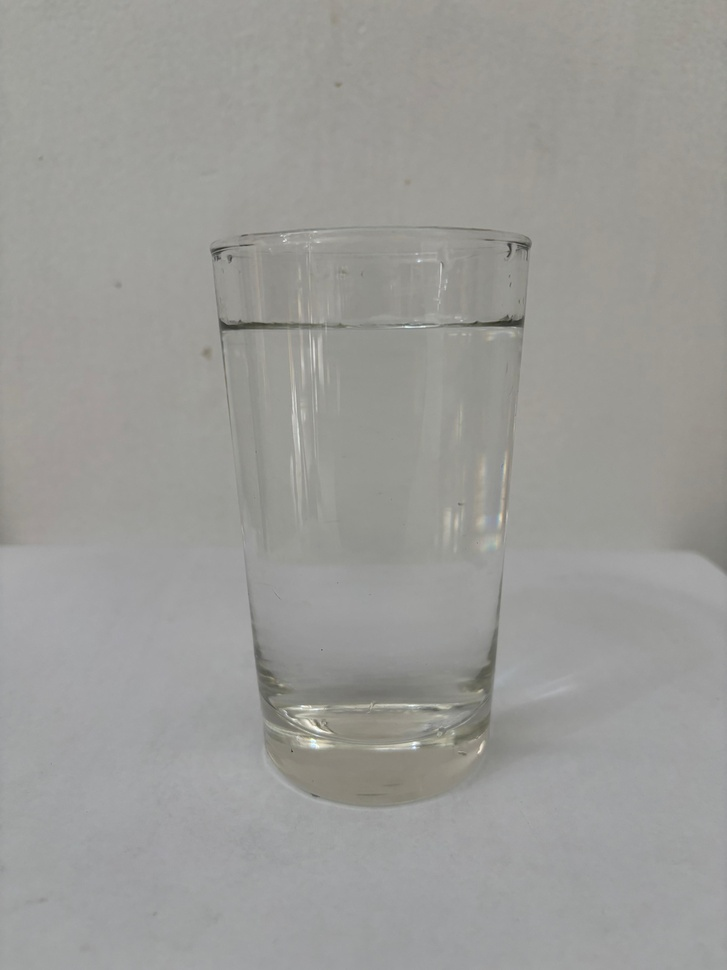
#> input picture turbidity_GUI_project/test_images/0 NTU 1.jpg, 727 x 970 px, shrunk from 3120 x 4160 before the run
$ python -i noise_utils.py   (imports and definitions only)
#> lines starting #> are read from the running program, lines starting #| are printed output that depends on the picture; after the words box and inside, x2 and y2 are one past the last pixel; in counts of white or black regions, pixels touching at a corner belong together
import cv2
import numpy as np

def detect_watermark(gray):
    _, mask = cv2.threshold(gray, 240, 255, cv2.THRESH_BINARY)
    coverage = np.sum(mask > 0) / (mask.shape[0] * mask.shape[1])
    return coverage > 0.01, mask  # Apply only if more than 1% of image has watermark

def remove_watermark_if_needed(image):
    gray = cv2.cvtColor(image, cv2.COLOR_BGR2GRAY)
    has_watermark, mask = detect_watermark(gray)
    if has_watermark:
        return cv2.inpaint(image, mask, 3, cv2.INPAINT_TELEA), True
    return image, False

def detect_salt_pepper_noise(gray):
    # Count extreme pixels
    total_pixels = gray.size
    black_pixels = np.sum(gray == 0)
    white_pixels = np.sum(gray == 255)
    noisy_ratio = (black_pixels + white_pixels) / total_pixels
    return noisy_ratio > 0.01  # Only filter if more than 1% affected

def apply_median_filter_if_needed(gray):
    if detect_salt_pepper_noise(gray):
        return cv2.medianBlur(gray, 3), True
    return gray, False

>>> import cv2
>>> picture = cv2.imread('test_images/0 NTU 1.jpg')
#> picture is the input picture: shape (970, 727, 3); mean B, G, R 152.1, 155.4, 155.5
>>> result = remove_watermark_if_needed(picture)
#> in detect_watermark, `_, mask = cv2.threshold(gray, 240, 255, cv2.THRESH_BINARY)`:
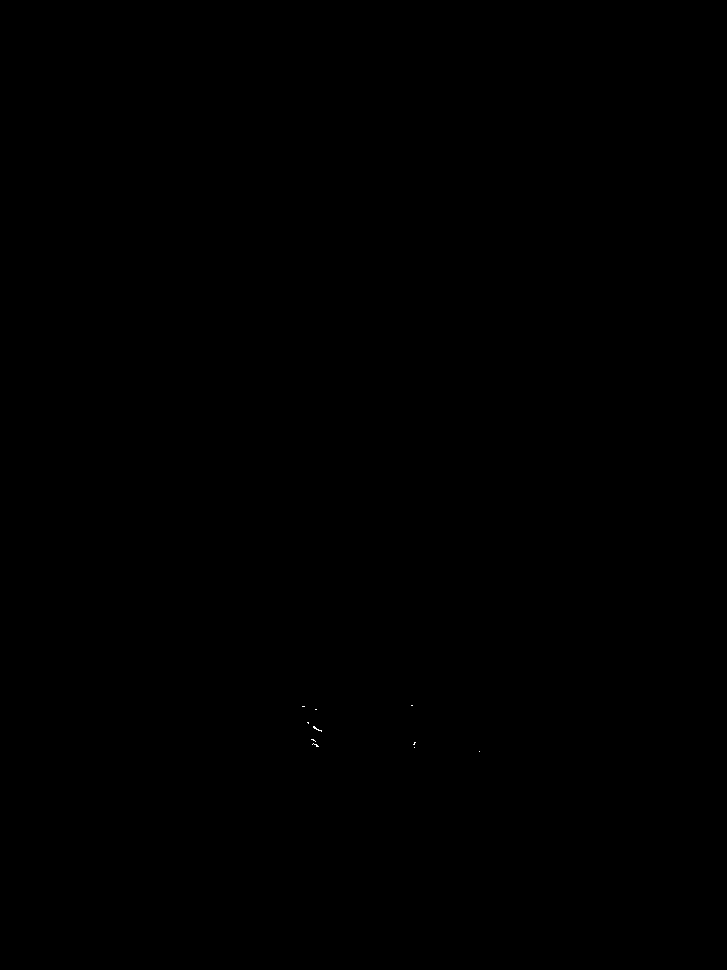
#> mask: shape (970, 727); 0.01% white in thin lines or dots, all inside (x1, y1, x2, y2) = (302, 705, 480, 752)
#> in detect_watermark, `coverage = np.sum(mask > 0) / (mask.shape[0] * mask.shape[1])`: coverage = 6.95e-05
#> in remove_watermark_if_needed, `has_watermark, mask = detect_watermark(gray)`: has_watermark = False
